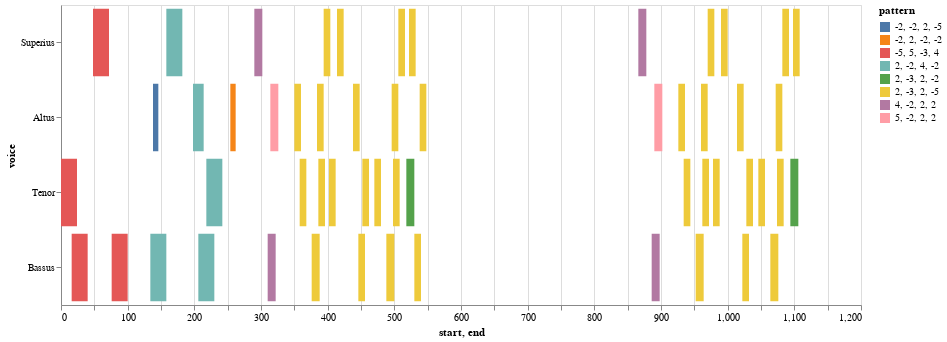

Source (notebook cell):
### Markdown cell above
### Model Heatmap

### Code cell
## Use this for the Model Heatmap

nr = model.notes(combineUnisons=True) 
mel = model.melodic(df=nr, kind='d', compound=True, unit=0, end=False)
mel_ngrams = model.ngrams(df=mel, n=4)
entry_ngrams = model.entries(df=mel, n=4)
mel_ngrams_duration = model.durations(df=mel, n=4, mask_df=entry_ngrams)
viz.plot_ngrams_heatmap(entry_ngrams, mel_ngrams_duration, selected_patterns=shared_entries, voices=[], includeCount=False)

### Figure 1 — Vega-Lite specification as saved in the notebook (floating-point values rounded to 4 significant figures)
{"config": {"view": {"continuousWidth": 400, "continuousHeight": 300}}, "data": {"name": "data-6cf8cabd4875d20844e51b1e55caeac8"}, "mark": "bar", "encoding": {"color": {"type": "nominal", "field": "pattern"}, "opacity": {"condition": {"value": 1, "selection": "selector028"}, "value": 0.2}, "tooltip": [{"type": "quantitative", "field": "start"}, {"type": "quantitative", "field": "end"}, {"type": "nominal", "field": "pattern"}], "x": {"type": "quantitative", "field": "start"}, "x2": {"field": "end"}, "y": {"type": "nominal", "field": "voice", "sort": null}}, "height": 300, "selection": {"selector028": {"type": "multi", "fields": ["pattern"]}}, "width": 800, "$schema": "https://vega.github.io/schema/vega-lite/v4.8.1.json", "datasets": {"data-6cf8cabd4875d20844e51b1e55caeac8": [{"start": 48.0, "voice": "Superius", "pattern": "-5, 5, -3, 4", "end": 72.0}, {"start": 158.0, "voice": "Superius", "pattern": "2, -2, 4, -2", "end": 182.0}, {"start": 290.0, "voice": "Superius", "pattern": "4, -2, 2, 2", "end": 302.0}, {"start": 394.0, "voice": "Superius", "pattern": "2, -3, 2, -5", "end": 404.0}, {"start": 414.0, "voice": "Superius", "pattern": "2, -3, 2, -5", "end": 424.0}, {"start": 506.0, "voice": "Superius", "pattern": "2, -3, 2, -5", "end": 516.0}, {"start": 522.0, "voice": "Superius", "pattern": "2, -3, 2, -5", "end": 532.0}, {"start": 866.0, "voice": "Superius", "pattern": "4, -2, 2, 2", "end": 878.0}, {"start": 970.0, "voice": "Superius", "pattern": "2, -3, 2, -5", "end": 980.0}, {"start": 990.0, "voice": "Superius", "pattern": "2, -3, 2, -5", "end": 1000.0}, {"start": 1082.0, "voice": "Superius", "pattern": "2, -3, 2, -5", "end": 1092.0}, {"start": 1098.0, "voice": "Superius", "pattern": "2, -3, 2, -5", "end": 1108.0}, {"start": 138.0, "voice": "Altus", "pattern": "-2, -2, 2, -5", "end": 146.0}, {"start": 198.0, "voice": "Altus", "pattern": "2, -2, 4, -2", "end": 214.0}, {"start": 254.0, "voice": "Altus", "pattern": "-2, 2, -2, -2", "end": 262.0}, {"start": 314.0, "voice": "Altus", "pattern": "5, -2, 2, 2", "end": 326.0}, {"start": 350.0, "voice": "Altus", "pattern": "2, -3, 2, -5", "end": 360.0}, {"start": 384.0, "voice": "Altus", "pattern": "2, -3, 2, -5", "end": 394.0}, {"start": 438.0, "voice": "Altus", "pattern": "2, -3, 2, -5", "end": 448.0}, {"start": 496.0, "voice": "Altus", "pattern": "2, -3, 2, -5", "end": 506.0}, {"start": 538.0, "voice": "Altus", "pattern": "2, -3, 2, -5", "end": 548.0}, {"start": 890.0, "voice": "Altus", "pattern": "5, -2, 2, 2", "end": 902.0}, {"start": 926.0, "voice": "Altus", "pattern": "2, -3, 2, -5", "end": 936.0}, {"start": 960.0, "voice": "Altus", "pattern": "2, -3, 2, -5", "end": 970.0}, {"start": 1014.0, "voice": "Altus", "pattern": "2, -3, 2, -5", "end": 1024.0}, {"start": 1072.0, "voice": "Altus", "pattern": "2, -3, 2, -5", "end": 1082.0}, {"start": 0.0, "voice": "Tenor", "pattern": "-5, 5, -3, 4", "end": 24.0}, {"start": 218.0, "voice": "Tenor", "pattern": "2, -2, 4, -2", "end": 242.0}, {"start": 358.0, "voice": "Tenor", "pattern": "2, -3, 2, -5", "end": 368.0}, {"start": 386.0, "voice": "Tenor", "pattern": "2, -3, 2, -5", "end": 396.0}, {"start": 402.0, "voice": "Tenor", "pattern": "2, -3, 2, -5", "end": 412.0}, {"start": 452.0, "voice": "Tenor", "pattern": "2, -3, 2, -5", "end": 462.0}, {"start": 470.0, "voice": "Tenor", "pattern": "2, -3, 2, -5", "end": 480.0}, {"start": 498.0, "voice": "Tenor", "pattern": "2, -3, 2, -5", "end": 508.0}, {"start": 518.0, "voice": "Tenor", "pattern": "2, -3, 2, -2", "end": 530.0}, {"start": 934.0, "voice": "Tenor", "pattern": "2, -3, 2, -5", "end": 944.0}, {"start": 962.0, "voice": "Tenor", "pattern": "2, -3, 2, -5", "end": 972.0}, {"start": 978.0, "voice": "Tenor", "pattern": "2, -3, 2, -5", "end": 988.0}, {"start": 1028.0, "voice": "Tenor", "pattern": "2, -3, 2, -5", "end": 1038.0}, {"start": 1046.0, "voice": "Tenor", "pattern": "2, -3, 2, -5", "end": 1056.0}, {"start": 1074.0, "voice": "Tenor", "pattern": "2, -3, 2, -5", "end": 1084.0}, {"start": 1094.0, "voice": "Tenor", "pattern": "2, -3, 2, -2", "end": 1106.0}, {"start": 16.0, "voice": "Bassus", "pattern": "-5, 5, -3, 4", "end": 40.0}, {"start": 76.0, "voice": "Bassus", "pattern": "-5, 5, -3, 4", "end": 100.0}, {"start": 134.0, "voice": "Bassus", "pattern": "2, -2, 4, -2", "end": 158.0}, {"start": 206.0, "voice": "Bassus", "pattern": "2, -2, 4, -2", "end": 230.0}, {"start": 310.0, "voice": "Bassus", "pattern": "4, -2, 2, 2", "end": 322.0}, {"start": 376.0, "voice": "Bassus", "pattern": "2, -3, 2, -5", "end": 388.0}, {"start": 446.0, "voice": "Bassus", "pattern": "2, -3, 2, -5", "end": 456.0}, {"start": 488.0, "voice": "Bassus", "pattern": "2, -3, 2, -5", "end": 500.0}, {"start": 530.0, "voice": "Bassus", "pattern": "2, -3, 2, -5", "end": 540.0}, {"start": 886.0, "voice": "Bassus", "pattern": "4, -2, 2, 2", "end": 898.0}, {"start": 952.0, "voice": "Bassus", "pattern": "2, -3, 2, -5", "end": 964.0}, {"start": 1022.0, "voice": "Bassus", "pattern": "2, -3, 2, -5", "end": 1032.0}, {"start": 1064.0, "voice": "Bassus", "pattern": "2, -3, 2, -5", "end": 1076.0}]}}
